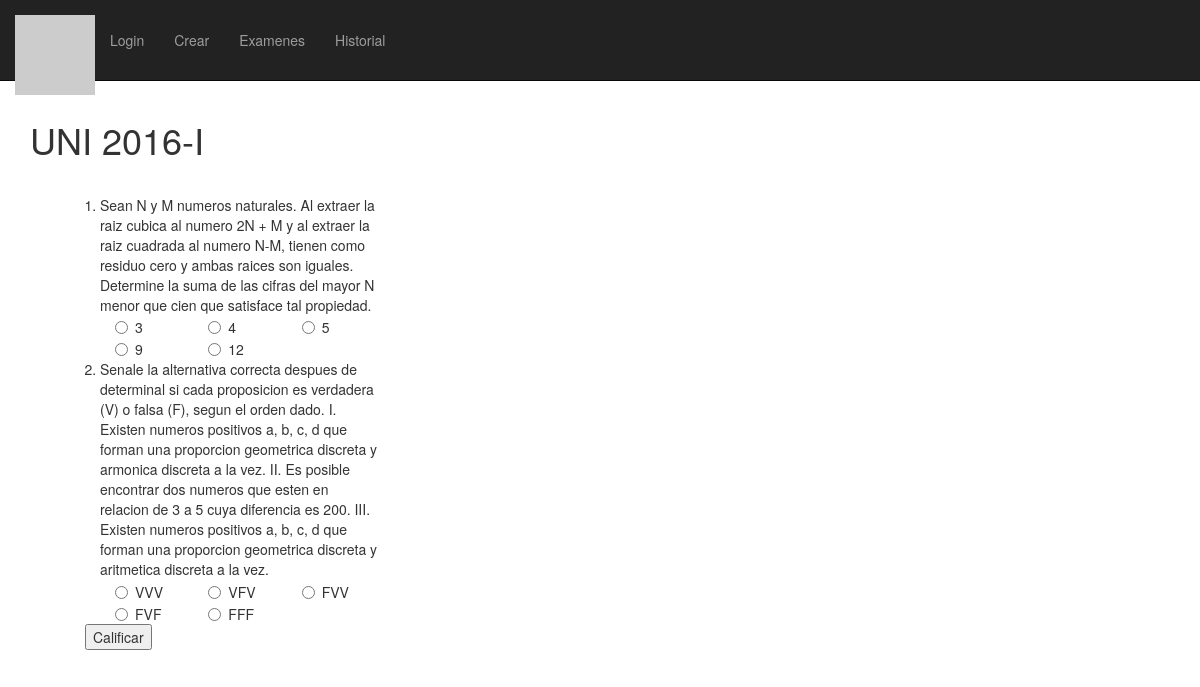
The page /exams/2/ on the database its author committed.
### exams/models.py (models this page shows, shortened)
class Exam(models.Model):
    exam_name = models.CharField(max_length=200)
    pub_date = models.DateTimeField("Date published", default=datetime.now)

class Question(models.Model):
    exam = models.ManyToManyField(Exam, through='ExamQuestion')
    question_text = models.CharField(max_length=600)

class Choice(models.Model):
    question = models.ForeignKey(Question, on_delete=models.CASCADE)
    choice_text = models.CharField(max_length=200)
    correct = models.BooleanField(default=False)

### exams/views.py (the view)
# urls.py: url(r'^(?P<exam_id>[0-9]+)/$', views.detail, name='detail'),
def detail(request, exam_id):
    exam = get_object_or_404(Exam, pk=exam_id)
    return render(request, 'exams/detail.html', {'exam':exam})

### exams/templates/exams/detail.html (shortened to what this page needs)
{% extends "base.html" %}
{% block header %}{{ exam.exam_name }}{% endblock %}
{% block content %}
<div class="col-md-4">
    <form action="{% url 'exams:evaluate' exam.id %}" method="post">
    <ol>
    {% for question in exam.question_set.all %}
        <div class="col-lg-12">
            <li>{{ question.question_text }}</li>
            {% for choice in question.choice_set.all %}
                <div class="col-lg-4">
                    <label class="radio-inline" for="choice{{ question.id }}_{{ forloop.counter }}">
                        <input type="radio" name="question{{ question.id }}" id="choice{{ question.id }}_{{ forloop.counter }}" value="{{ choice.id }}" /> {{ choice.choice_text }}
                    </label>
                </div>
            {% endfor %}
        </div>
    {% endfor %}
    <br />
    <input type="submit" value="Calificar" />
    </form>
</div>
{% endblock %}

### static/css/logo-nav.css (style rules this page uses)
body { padding-top: 70px; }
@media (min-width:768px) { body { padding-top: 100px; } }

### rows shown on the page
Exam: exam_name "UNI 2016-I"
Question: question_text "Sean N y M numeros naturales. Al extraer la raiz cubica al numero 2N + M y al extraer la raiz cuadrada al numero N-M, tienen como residuo cero y ambas raices son iguales. Determine la suma de las cifras del mayor N menor que cien que satisface tal propiedad."
Choice: choice_text "3"
Choice: choice_text "4"
Choice: choice_text "5"
Choice: choice_text "9"
Choice: choice_text "12"
Question: question_text "Senale la alternativa correcta despues de determinal si cada proposicion es verdadera (V) o falsa (F), segun el orden dado. I. Existen numeros positivos a, b, c, d que forman una proporcion geometrica discreta y armonica discreta a la vez. II. Es posible encontrar dos numeros que esten en relacion de 3 a 5 cuya diferencia es 200. III. Existen numeros positivos a, b, c, d que forman una proporcion geometrica discreta y aritmetica discreta a la vez."
Choice: choice_text "VVV"
Choice: choice_text "VFV"
Choice: choice_text "FVV"
Choice: choice_text "FVF"
Choice: choice_text "FFF"
